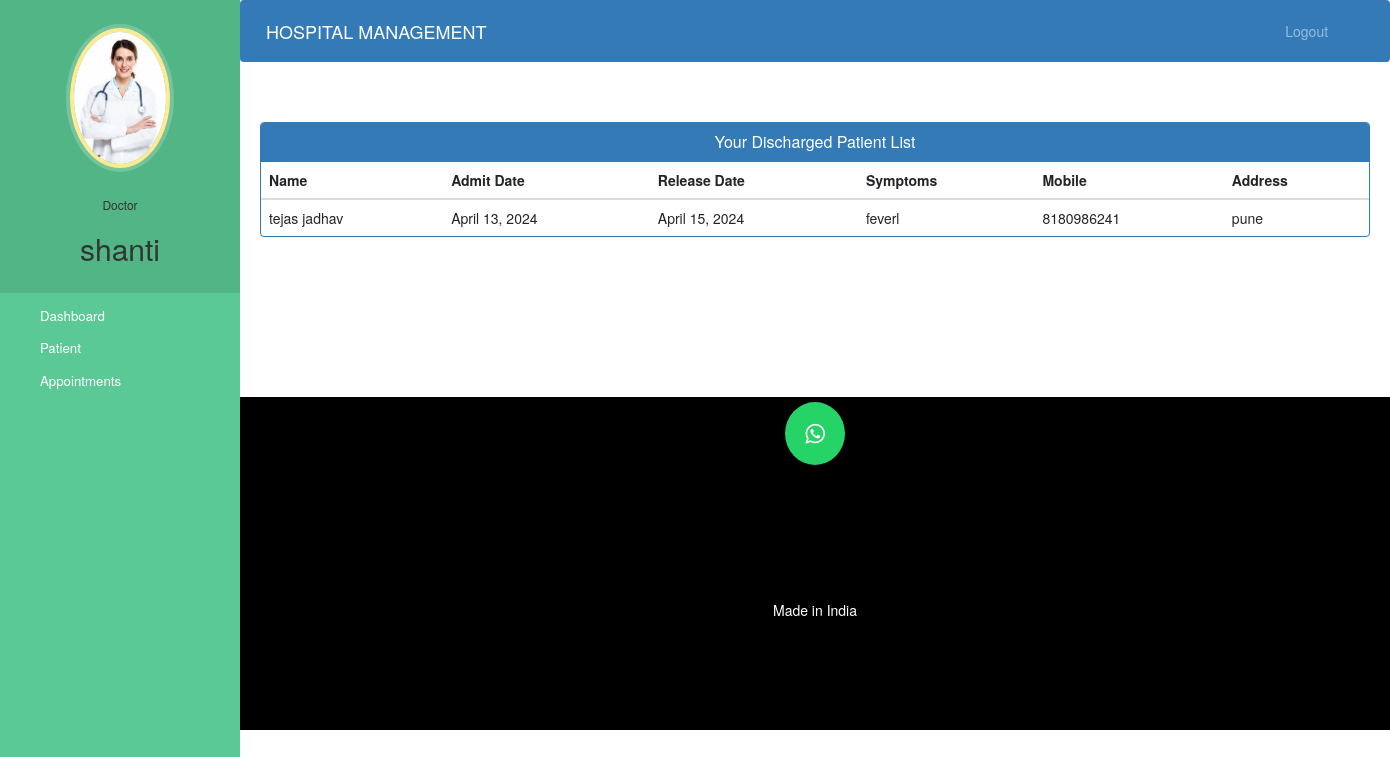
Page /doctor-view-discharge-patient (signed in) on the committed database.
### hospital/models.py (models this page shows, shortened)
class Doctor(models.Model):
    user=models.OneToOneField(User,on_delete=models.CASCADE)
    profile_pic=models.ImageField(upload_to='profile_pic/DoctorProfilePic/',null=True,blank=True)#null is use for when we not give any image save default blank we can remain it blank
    address = models.CharField(max_length=40)
    mobile = models.CharField(max_length=20,null=True)
    department= models.CharField(max_length=50,choices=departments,default='Cardiologist')
    status=models.BooleanField(default=False)

class PatientDischargeDetails(models.Model):
    patientId=models.PositiveIntegerField(null=True)
    patientName=models.CharField(max_length=40)
    assignedDoctorName=models.CharField(max_length=40)
    address = models.CharField(max_length=40)
    mobile = models.CharField(max_length=20,null=True)
    symptoms = models.CharField(max_length=100,null=True)
    admitDate=models.DateField(null=False)
    releaseDate=models.DateField(null=False)
    daySpent=models.PositiveIntegerField(null=False)
    roomCharge=models.PositiveIntegerField(null=False)
    medicineCost=models.PositiveIntegerField(null=False)
    doctorFee=models.PositiveIntegerField(null=False)
    OtherCharge=models.PositiveIntegerField(null=False)
    total=models.PositiveIntegerField(null=False)

### hospital/views.py (the view)
# urls.py: path('doctor-view-discharge-patient',views.doctor_view_discharge_patient_view,name='doctor-view-discharge-patient'),
@login_required(login_url='doctorlogin')
@user_passes_test(is_doctor)
def doctor_view_discharge_patient_view(request):
    dischargedpatients=models.PatientDischargeDetails.objects.all().distinct().filter(assignedDoctorName=request.user.first_name)
    doctor=models.Doctor.objects.get(user_id=request.user.id) #for profile picture of doctor in sidebar
    return render(request,'hospital/doctor_view_discharge_patient.html',{'dischargedpatients':dischargedpatients,'doctor':doctor})

### hospital/views.py (called while the page is built)
def is_doctor(user):
    return user.groups.filter(name='DOCTOR').exists()

### templates/hospital/doctor_view_discharge_patient.html (shortened to what this page needs)
{% extends 'hospital/doctor_base.html' %}
{% block content %}
{%load static%}
<head>
  <link href="//netdna.bootstrapcdn.com/bootstrap/3.0.0/css/bootstrap.min.css" rel="stylesheet" id="bootstrap-css">
</head>
<div class="container">
  <div class="panel panel-primary">
    <div class="panel-heading">
      <h6 class="panel-title">Your Discharged Patient List</h6>
    </div>
    <table class="table table-hover" id="dev-table">
      <thead>
        <tr>
          <th>Name</th>
          <th>Admit Date</th>
          <th>Release Date</th>
          <th>Symptoms</th>
          <th>Mobile</th>
          <th>Address</th>
        </tr>
      </thead>
      {% for p in dischargedpatients %}
      <tr>
        <td> {{p.patientName}}</td>
        <td>{{p.admitDate}}</td>
        <td>{{p.releaseDate}}</td>
        <td>{{p.symptoms}}</td>
        <td>{{p.mobile}}</td>
        <td>{{p.address}}</td>
      </tr>
      {% endfor %}
    </table>
  </div>
</div>
{% endblock content %}

### templates/hospital/doctor_base.html (shortened to what this page needs)
<!DOCTYPE html>
{% load static %}
<html lang="en">
<head>
  <link rel="stylesheet" href="https://stackpath.bootstrapcdn.com/bootstrap/4.3.1/css/bootstrap.min.css">
  <link rel="stylesheet" href="https://maxcdn.bootstrapcdn.com/font-awesome/4.7.0/css/font-awesome.min.css">
</head>
<body>
  <nav class="menu" tabindex="0">
    <header class="avatar">
      <img src="{% static doctor.profile_pic.url %}" alt="Profile Pic" />
      <br><br>
      <h6>Doctor</h6>
      <h2>{{request.user.first_name}}</h2>
    </header>
    <ul>
      <li tabindex="0" class="icon-dashboard"> <a style="color:white; text-decoration:none;" href="/doctor-dashboard"><span>Dashboard</span></a> </li>
      <li tabindex="0" class="icon-users"> <a style="color:white; text-decoration:none;" href="/doctor-patient"><span>Patient</span></a></li>
      <li tabindex="0" class="icon-calendar"> <a style="color:white; text-decoration:none;" href="/doctor-appointment"><span>Appointments</span></a></li>
    </ul>
  </nav>
  <main>
    <div class="bs-example">
      <nav class="navbar navbar-expand-md  navbar-dark fixed-top" style="background:#337AB7;">
        <a href="/doctor-dashboard" class="navbar-brand">HOSPITAL MANAGEMENT</a>
        <div class="collapse navbar-collapse justify-content-between" id="navbarCollapse">
          <div class="navbar-nav" style=" margin-left: 90%;">
            <a href="/logout" class="nav-item nav-link">Logout</a>
          </div>
        </div>
      </nav>
    </div>
    <br><br>
    {% block content %}
    {% endblock content %}
    <br><br><br><br><br><br><br>
    <footer>
      <p>
        <a id="ftr" href="https://api.whatsapp.com/send?phone=8766046082&text=Hello%20Shashank.%0d%0aHow%20are%20you%20%3f%0d%0aI%20came%20from%20your%20website.&source=&data=#" class="fa fa-whatsapp"></a>
      </p>
      <br>
      <div class="container">
        <div class="row">
          <div class="col-md-12 col-sm-12">
            <div style="color:#ffffff;" class="wow fadeInUp footer-copyright">
              <p>Made in India <br></p>
            </div>
          </div>
        </div>
      </div>
    </footer>
  </main>
</body>
</html>

### templates/hospital/doctor_base.html (style rules this page uses)
a:link { text-decoration: none; }
a { color: white; }
footer { padding: 0px 0px 0px 0px; background-color: black; margin: 0px; }
#ftr { padding: 20px; }
.fa { font-size: 23px; width: 60px; text-align: center; text-decoration: none; margin: 5px 2px; border-radius: 50%; }
.fa-whatsapp { background: #25d366; color: white; }
p { text-align: center; }
body { padding-left: 240px; }
main { position: relative; height: 100vh; }
.menu { background: #5bc995; height: 100vh; width: 240px; position: fixed; top: 0px; left: 0; z-index: 5; outline: none; }
.menu .avatar { background: rgba(0, 0, 0, 0.1); padding: 2em 0.5em; text-align: center; }
.menu .avatar img { width: 100px; border-radius: 50%; overflow: hidden; border: 4px solid #ffea92; box-shadow: 0 0 0 4px rgba(255, 255, 255, 0.2); }
.menu .avatar h2 { font-weight: normal; margin-bottom: 0; }
.menu ul { list-style: none; padding: 0.5em 0; margin: 0; }
.menu ul li { padding: 0.5em 1em 0.5em 3em; font-size: 0.95em; font-weight: regular; background-repeat: no-repeat; background-position: left 15px center; background-size: auto 20px; transition: all 0.15s linear; cursor: pointer; }
.menu ul li.icon-dashboard { background-image: url("http://www.entypo.com/images//gauge.svg"); }
.menu ul li.icon-users { background-image: url("http://www.entypo.com/images//users.svg"); }
.menu ul li.icon-calendar { background-image: url("http://www.entypo.com/images//calendar.svg"); }

### templates/hospital/doctor_view_discharge_patient.html (style rules this page uses)
a:link { text-decoration: none; }
h6 { text-align: center; }
.row { margin: 100px; }

### rows in the picture
Doctor: profile_pic (picture)
PatientDischargeDetails: patientName "tejas jadhav", admitDate "April 13, 2024", releaseDate "April 15, 2024", symptoms "feverl", mobile "8180986241", address "pune"

### other values in the picture
{{ request.user.first_name }} "shanti"
